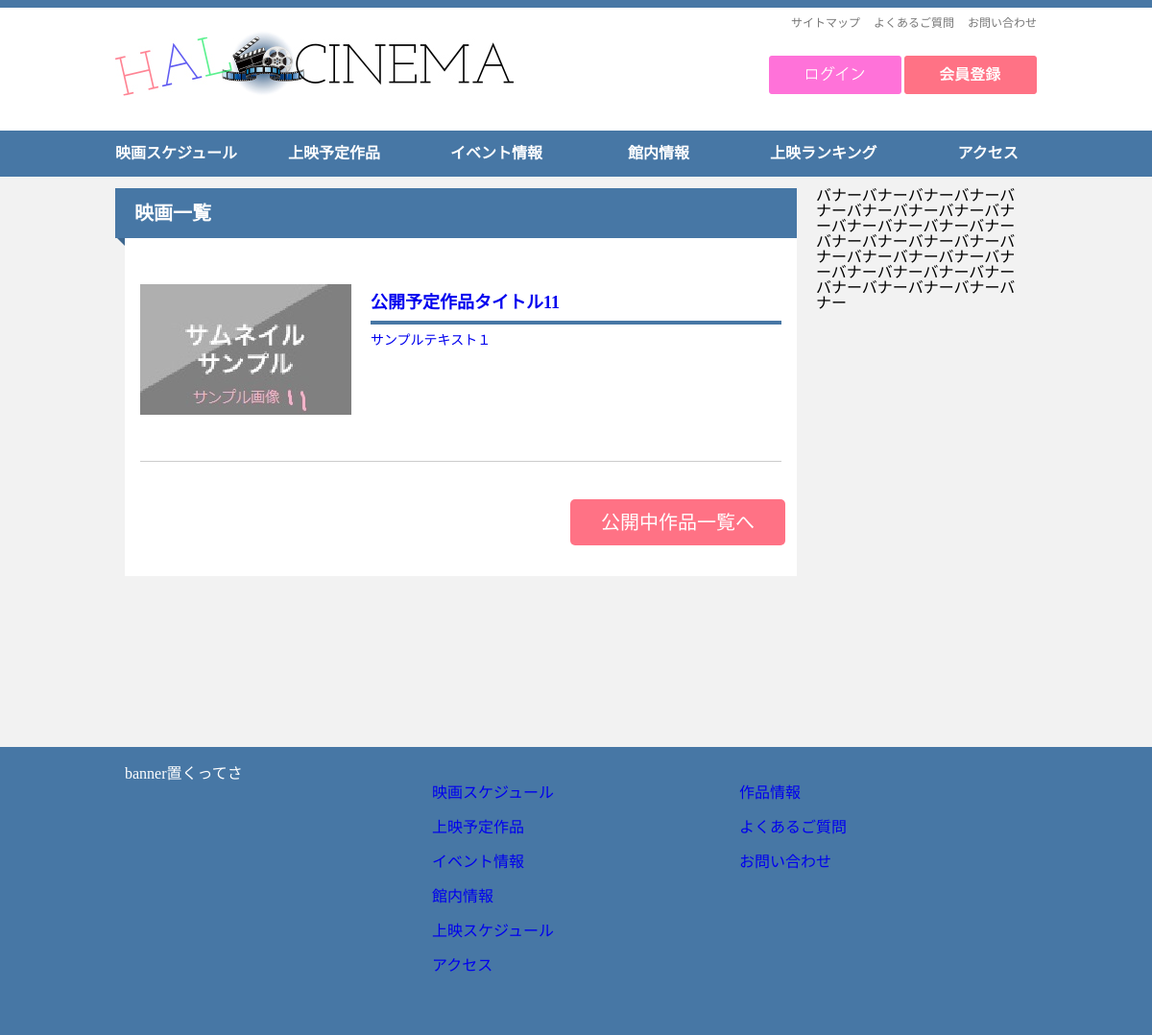
Screenshot of /coad/movie_planlist.php with the database file from the repository.
### tables this page shows
CREATE TABLE IF NOT EXISTS `movie` (
  `movie_id` varchar(7) NOT NULL,
  `movie_title` varchar(255) NOT NULL,
  `thumbnail` varchar(255) DEFAULT NULL,
  `start_day` date NOT NULL,
  `end_day` date NOT NULL,
  `movie_detail` text NOT NULL,
  `show_time` varchar(3) NOT NULL,
  `actor` text,
  `director` char(255) DEFAULT NULL,
  `url` varchar(255) DEFAULT NULL,
  `genre_id` varchar(2) NOT NULL,
  PRIMARY KEY (`movie_id`)
);

### coad/movie_planlist.php (the view, shortened to what this page needs)
<!DOCTYPE html>
<html>
	<head>
		<link rel="stylesheet" href="css/reset.css">
		<link rel="stylesheet" href="css/common.css">
		<link rel="stylesheet" href="css/movie_list.css">
		<?php
			$connect = mysqli_connect("localhost","root","");
			mysqli_select_db($connect,"hal_cinema");
			mysqli_set_charset($connect,"utf8");
			$sql = "SELECT movie_title as title,thumbnail as thm,movie_detail as det,actor as act,director as dir,start_day as sday FROM movie ORDER BY movie_id DESC";
			$result = mysqli_query($connect,$sql);
		?>
	</head>
	<body>
	<?php include("header.php"); ?>
		<div id="wrapper" class="clearfix">
			<article>
				<div id="contentszone">
					<h2 class="clearfix">映画一覧</h2>
					<div id="contentszonecover">
						<?php
							while( $data = mysqli_fetch_array( $result ) )
							{
								if( $data["sday"] > date(Ynj))
								{
									echo "<a href='movie_planlist_detail.php?title=".$data["title"]."&thm=".$data["thm"]."&det=".$data["det"]."&act=".$data["act"]."&dir=".$data["dir"]."'><div class='movielist_box'>";
									echo "<div class='movielist_content'>";
									echo "<div class='movielist_thumbnail'><img src='images/thumbnail/".$data["thm"]."'></div>";
									echo "<div class='movielist_details'>";
									echo "<h3 class='movielist_title'>".$data["title"]."</h3>";
									echo "<p class='movielist_text'>".$data["det"]."</p>";
									echo "</div>";
									echo "</div>";
									echo "</div></a>";
								}
							}
						?>
						<p id="next">公開中作品一覧へ</p>
					</div>
				</div>
				<div id="bannerzone">
					バナーバナーバナーバナーバナーバナーバナーバナーバナーバナーバナーバナーバナーバナーバナーバナーバナーバナーバナーバナーバナーバナーバナーバナーバナーバナーバナーバナーバナーバナーバナー
				</div>
			</article>
		</div>
	<?php include("footer.php"); ?>
	</body>
</html>

### coad/css/common.css (style rules this page uses)
body { font-family:'Lucida Grande','Hiragino Kaku Gothic ProN','ヒラギノ角ゴ ProN W3','Meiryo','メイリオ','sans-serif'; background-color:#f2f2f2; }
h3 { font-size:18px; padding-bottom:10px; border-bottom:solid 4px #4777a5; }
.clearfix { *zoom:1; }
.clearfix:after { content:""; display:block; clear:both; }
#wrapper { margin:auto; margin-top:12px; padding-left:10px; padding-right:10px; padding-bottom:178px; width:940px; }
#wrapper h2 { color:#fff; background-color:#4777a5; font-size:20px; line-height:52px; margin-bottom:16px; margin-left:-10px; height:52px; }
h2:before { position:relative; top:13px; left:-10px; content: ""; border: 10px solid transparent; border-right-color:#3d678f; z-index:-1; }
a { text-decoration:none; }
#contentszone { float:left; width:700px; background-color:#fff; }
#bannerzone { float:left; width:220px; }

### coad/css/movie_list.css (style rules this page uses)
#contentszone { margin-right:20px; }
.movielist_box { width:720px; height:216px; margin-left:16px; margin-right:16px; }
.movielist_content { width:668px; height:216px; border-bottom:solid 1px #ccc; }
.movielist_details { float:left; width:428px; height:168px; margin-top:42px; }
.movielist_thumbnail { float:left; background-color:#777; width:220px; height:136px; margin-top:32px; margin-bottom:32px; margin-right:20px; }
.movielist_title { font-size:18px; padding-bottom:10px; border-bottom:solid 4px #4777a5; }
.movielist_text { margin-top:10px; font-size:14px; }
#next { width:224px; line-height:48px; margin-top:40px; margin-bottom:32px; margin-left:464px; border-radius: 5px; -webkit-border-radius: 5px; -moz-border-radius: 5px; background-color:#ff7285; color:#fff; font-size:20px; text-align:center; }

### rows the page displays
movie: thumbnail (picture), movie_title "公開予定作品タイトル11", movie_detail "サンプルテキスト１"
